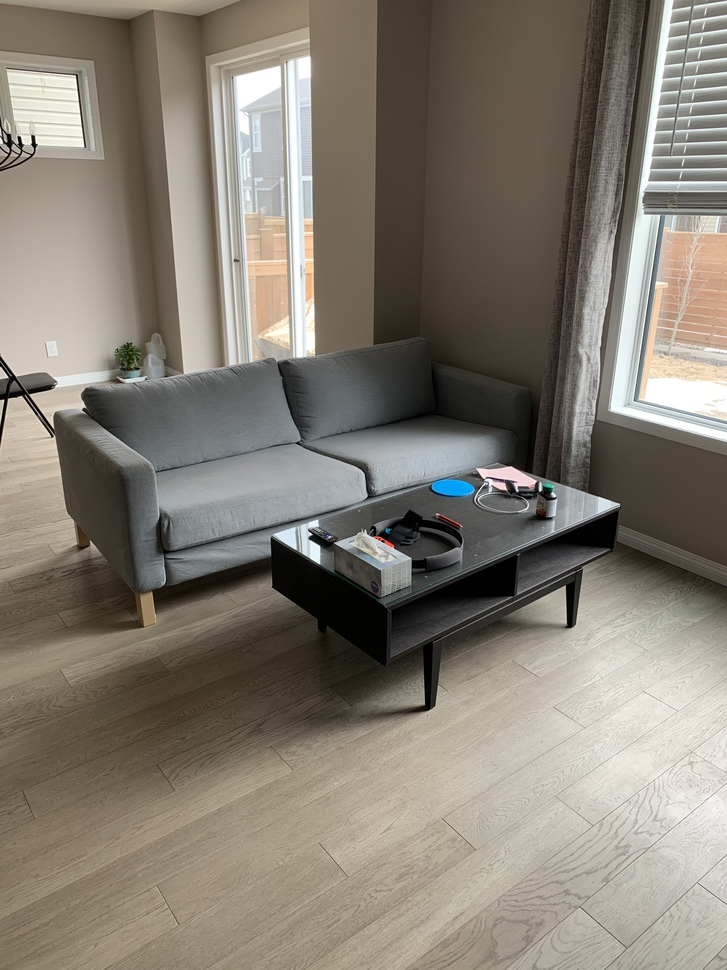
#> input picture data-image/data/sofa_query.jpeg, 727 x 970 px, shrunk from 3024 x 4032 before the run
$ python distance-test.py
#> lines starting #> are read from the running program, lines starting #| are printed output that depends on the picture
### classes/image.py
import cv2 as cv
import exifread
import numpy as np

class Image(object):
    def __init__(self):
        self.color= []
        self.gray = []
        self.kp = []
        self.des = []
        self.shape = []

    def read(self, path):
        self.color = cv.imread(path)
        self.gray= cv.cvtColor(self.color,cv.COLOR_BGR2GRAY)
        self.shape = np.shape(self.gray)

    def kp_sift(self):
        sift = cv.xfeatures2d.SIFT_create()
        self.kp, self.des = sift.detectAndCompute(self.gray,None)
        return self.kp, self.des

    # [9 lines left out: functions kp_surf, metadata, not called in this run]

### classes/matcher.py
import cv2 as cv

class Matcher(object):
    def __init__(self):
        pass

    # [10 lines left out: function bf, not called in this run]


    def flann(self,img1_des,img2_des):
        FLANN_INDEX_KDTREE = 1
        index_params = dict(algorithm = FLANN_INDEX_KDTREE, trees = 5)
        search_params = dict(checks=50)   # or pass empty dictionary
        flann = cv.FlannBasedMatcher(index_params,search_params)
        matches = flann.knnMatch(img1_des,img2_des,k=2)
        good = []
        for m,n in matches:
            if m.distance < 0.7*n.distance:
                good.append([m])
        return good

### distance-test.py
from classes import image, matcher,utils
import cv2 as cv
import matplotlib
matplotlib.use('TkAgg')
import matplotlib.pyplot as plt
import numpy
import math,os

absolute_path = os.path.join(os.getcwd(), 'data-image', 'data')

img1 = image.Image()
img1.read(absolute_path+ "/sofa_query.jpeg")
#> in read, self.color is the input picture: shape (970, 727, 3); mean B, G, R 114.3, 125.2, 131.7
#> in read, `self.gray= cv.cvtColor(self.color,cv.COLOR_BGR2GRAY)`:
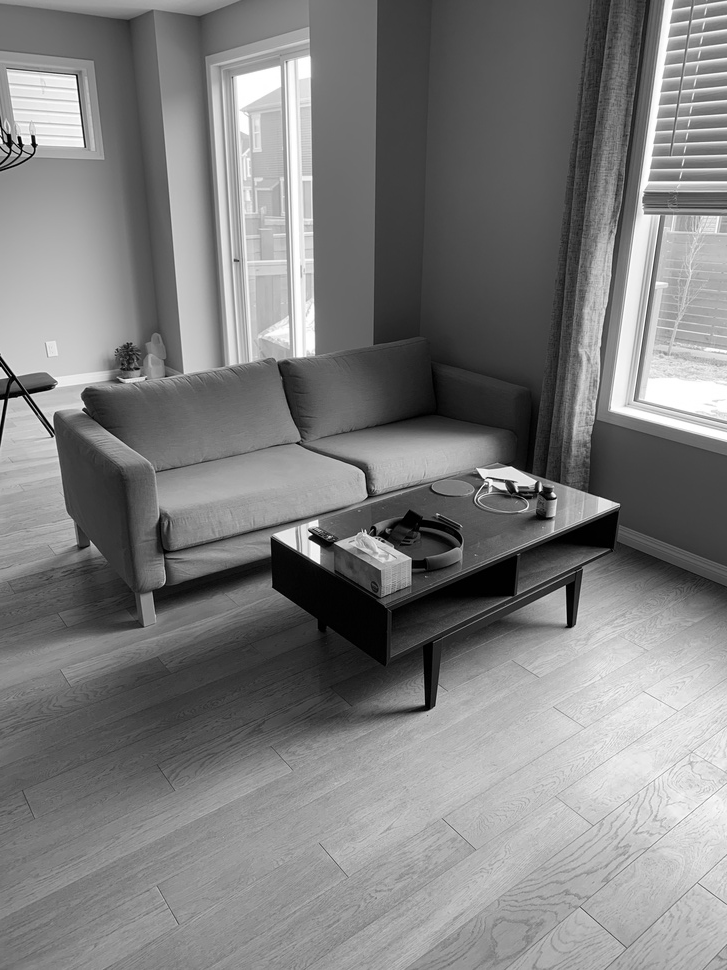
#> self.gray: shape (970, 727); min 0, max 255, mean 125.9
kp_query,des_query = img1.kp_sift()
#> in kp_sift, `self.kp, self.des = sift.detectAndCompute(self.gray,None)`: self.kp = 909 keypoints; strongest (x, y, size): (19, 138, 2.7), (33, 137, 3), (34, 144, 3.7), (314, 553, 11.8)
#> kp_query has the same summary as self.kp in kp_sift
img2 = image.Image()
img2.read(absolute_path+ "/sofa6.jpeg")
#> call 2 of read, with path = 'data-image/data/sofa6.jpeg'
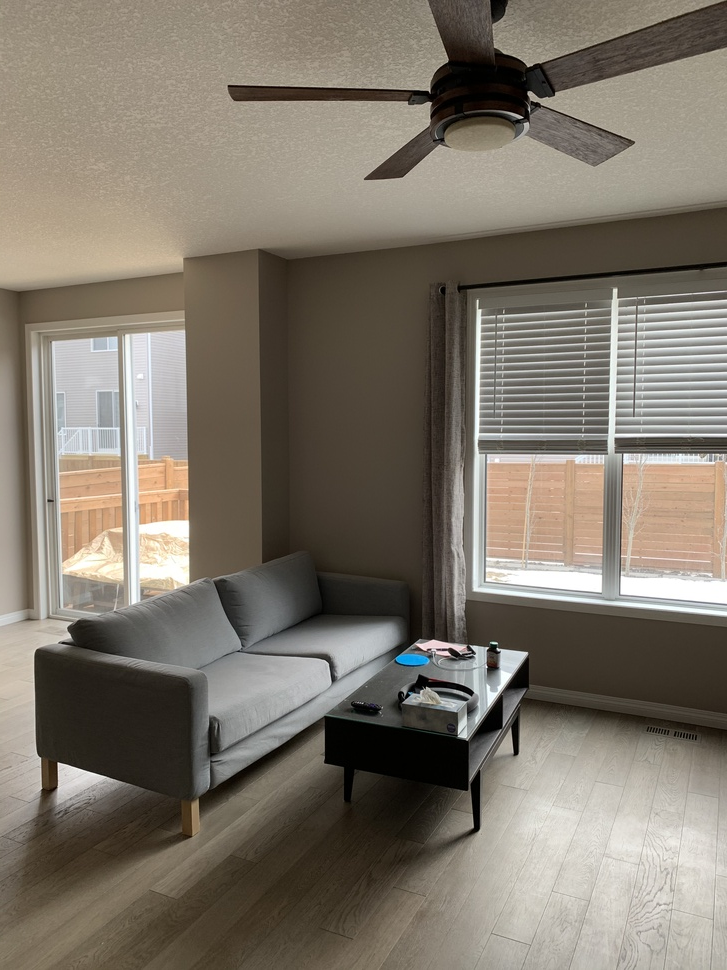
#> input picture data-image/data/sofa6.jpeg, 727 x 970 px, shrunk from 3024 x 4032 before the run
#> in read, self.color is the input picture: shape (970, 727, 3); mean B, G, R 106.3, 117.9, 125.9
#> in read (call 2), `self.gray= cv.cvtColor(self.color,cv.COLOR_BGR2GRAY)`:
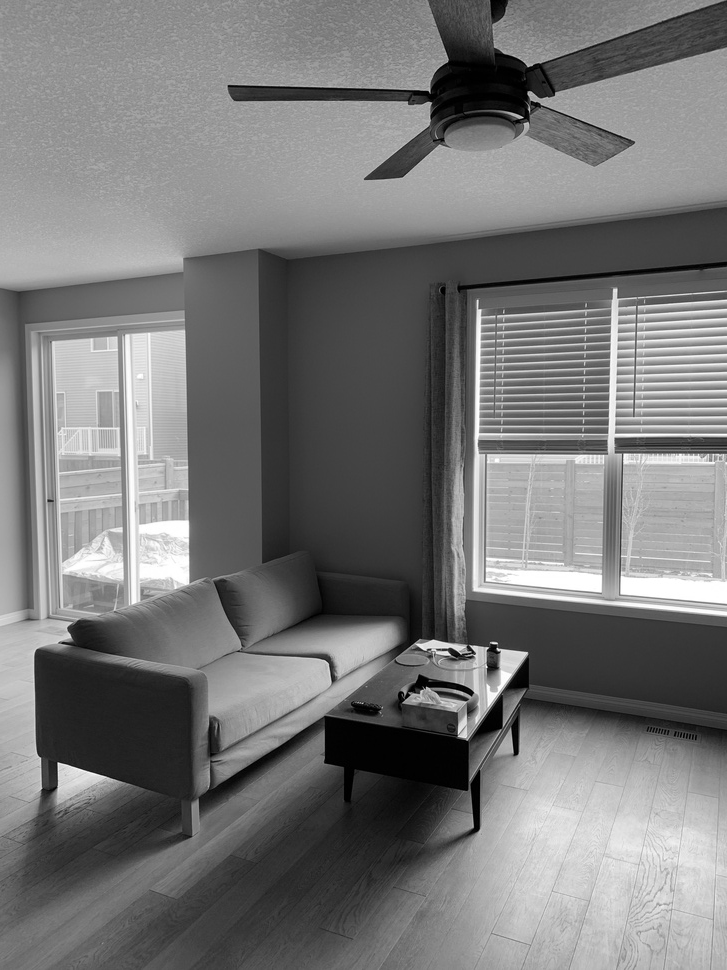
#> self.gray: shape (970, 727); min 0, max 255, mean 119
kp_train,des_train = img2.kp_sift()
#> in kp_sift (call 2), `self.kp, self.des = sift.detectAndCompute(self.gray,None)`: self.kp = 997 keypoints; strongest (x, y, size): (498, 649, 2.1), (511, 661, 15.7), (464, 731, 11.1), (58, 764, 1.9)
#> kp_train has the same summary as self.kp in kp_sift

matches = matcher.Matcher()
good_matches = matches.flann(des_query, des_train)
#> in flann, `matches = flann.knnMatch(img1_des,img2_des,k=2)`: matches = 909 matches
#> after the loop in flann, `for m,n in matches:`: good = 41 matches
#> good_matches = 41 matches
# print(good_matches)

img3 = cv.drawMatchesKnn(img1.gray,kp_query,img2.gray,kp_train,good_matches,None,flags=cv.DrawMatchesFlags_NOT_DRAW_SINGLE_POINTS)
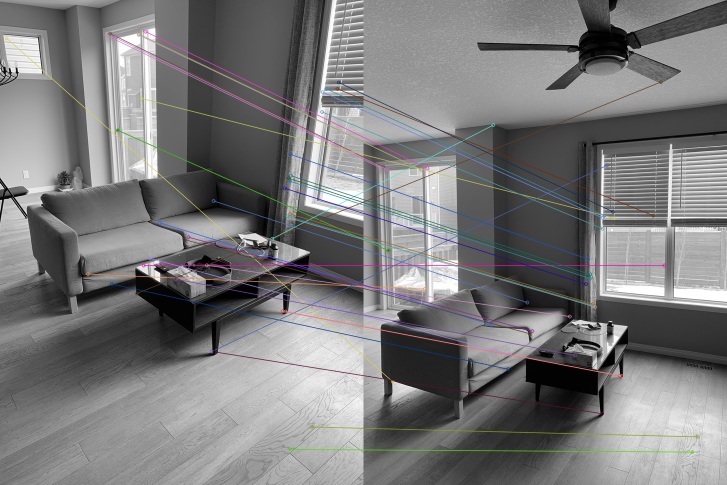
#> img3: shape (970, 1454, 3) (shown at 1/2 size); mean of channels 0, 1, 2 122.8, 122.3, 122.6; drawn as B, G, R
plt.imshow(img3),plt.show()

# [55 lines of commented-out code are left out]
